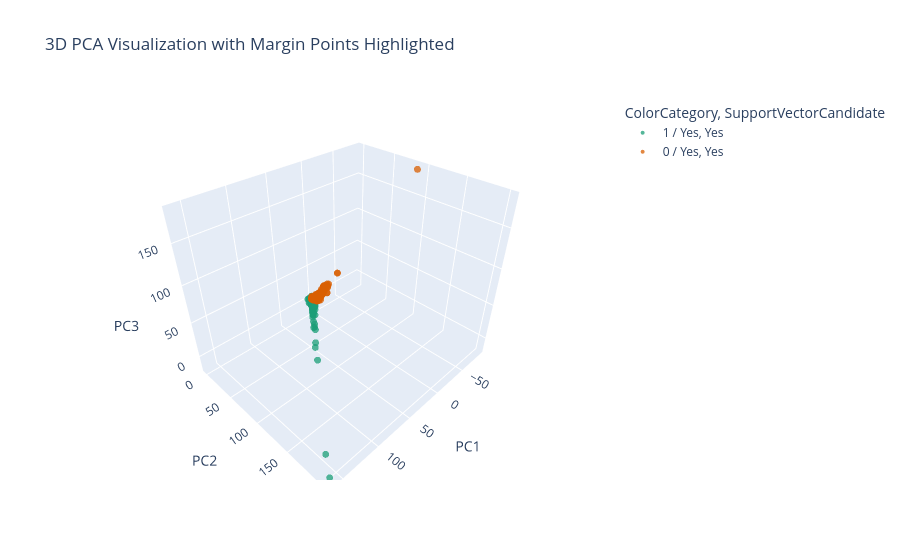

The notebook cell this image was saved under:
### Markdown cell above
There are 15 approximate support vector candidates.

- `URLLength`, `DomainLength`, `LineOfCode`, `LargestLineLength`: Most samples cluster in middle ranges, with both label (0 and 1) showing similar distributions which suggests they don't strongly separate the classes near the margin
- `TLDLegitimateProb`, `URLCharProb`, `DegitRatioInURL`, `SpacialCharRatioInURL` : Densities of phishing vs. non-phishing overlap. This indicates that they are statistically similar wihch make classification harder.

- Features such as `Bank`, `Pay` and `Crypto` has small count of label=1 but mostly have label=0. These features may trigger suspicion but are not conclusive for classficiation on their own.
- `HasFaviocon`, `Robots`, `NoOfURLRedirect`, `HasHiddenFields` majority valures are 0 for both classes suggests they don't decissively indicates phishing in edge cases.

### Code cell
## PCA for Vectors

palette = px.colors.qualitative.Dark2


X_transformed = pipeline.named_steps['preprocessor'].transform(X_holdout)
pca = PCA(n_components=3, random_state=42)
X_pca = pca.fit_transform(X_transformed)

margin_threshold = 2000
decision_scores = pipeline.decision_function(X_holdout)
margin_indices = np.where(np.abs(decision_scores) < margin_threshold)[0]

margin_mask = np.zeros(len(X_holdout), dtype=bool)
margin_mask[margin_indices] = True

pca_df = pd.DataFrame({
    "PC1": X_pca[:, 0],
    "PC2": X_pca[:, 1],
    "PC3": X_pca[:, 2],
    "Label": y_holdout.astype(str).values,
    "SupportVectorCandidate": np.where(margin_mask, "Yes", "No")
})

pca_df["ColorCategory"] = pca_df["Label"] + " / " + pca_df["SupportVectorCandidate"]
unique_categories = pca_df["ColorCategory"].unique()
color_map = {cat: palette[i % len(palette)] for i, cat in enumerate(unique_categories)}


fig = px.scatter_3d(
    pca_df,
    x="PC1",
    y="PC2",
    z="PC3",
    color="ColorCategory",
    symbol="SupportVectorCandidate",
    opacity=0.75,
    title="3D PCA Visualization with Margin Points Highlighted",
    color_discrete_map=color_map
)
fig.update_traces(marker=dict(size=4))
fig.show()
loadings = pca.components_.T * np.sqrt(pca.explained_variance_)
correlation_matrix = pd.DataFrame(
    loadings,
    columns=[f"PC{i+1}" for i in range(pca.n_components_)],
    index=X_final.columns,
)

n_components = pca.n_components_ if hasattr(pca, 'n_components_') else pca.n_components
top_features = 5 
pc_columns = [f"PC{i+1}" for i in range(n_components)]
table_data = []

for pc in pc_columns:
    top = (
        correlation_matrix[pc]
        .abs()
        .sort_values(ascending=False)
        .head(top_features)
        .reset_index()
    )
    top.columns = ["Feature", "Importance"]
    top["PC"] = pc
    table_data.append(top)

result_table = pd.concat(table_data)
pivot_table = result_table.pivot(
    index="Feature", columns="PC", values="Importance"
).round(4)
display(
    pivot_table.style.background_gradient(cmap="viridis", axis=None)
    .set_caption("Top Features per Principal Component")
    .set_table_attributes('style="width: 100%;"')
)

### Figure 1 — Plotly figure (JSON) as saved in the notebook; plotly's stock layout.template omitted (floating-point values rounded to 4 significant figures; data arrays with more than 128 entries replaced by an {"elided": "..."} marker saying what was removed)
{"data": [{"hovertemplate": "ColorCategory=1 / Yes<br>SupportVectorCandidate=Yes<br>PC1=%{x}<br>PC2=%{y}<br>PC3=%{z}<extra></extra>", "legendgroup": "1 / Yes, Yes", "marker": {"color": "rgb(27,158,119)", "opacity": 0.75, "size": 4, "symbol": "circle"}, "mode": "markers", "name": "1 / Yes, Yes", "scene": "scene", "showlegend": true, "type": "scatter3d", "x": {"elided": "26970 float values"}, "y": {"elided": "26970 float values"}, "z": {"elided": "26970 float values"}}, {"hovertemplate": "ColorCategory=0 / Yes<br>SupportVectorCandidate=Yes<br>PC1=%{x}<br>PC2=%{y}<br>PC3=%{z}<extra></extra>", "legendgroup": "0 / Yes, Yes", "marker": {"color": "rgb(217,95,2)", "opacity": 0.75, "size": 4, "symbol": "circle"}, "mode": "markers", "name": "0 / Yes, Yes", "scene": "scene", "showlegend": true, "type": "scatter3d", "x": {"elided": "20189 float values"}, "y": {"elided": "20189 float values"}, "z": {"elided": "20189 float values"}}], "layout": {"legend": {"title": {"text": "ColorCategory, SupportVectorCandidate"}, "tracegroupgap": 0}, "scene": {"domain": {"x": [0, 1], "y": [0, 1]}, "xaxis": {"title": {"text": "PC1"}}, "yaxis": {"title": {"text": "PC2"}}, "zaxis": {"title": {"text": "PC3"}}}, "title": {"text": "3D PCA Visualization with Margin Points Highlighted"}}}
